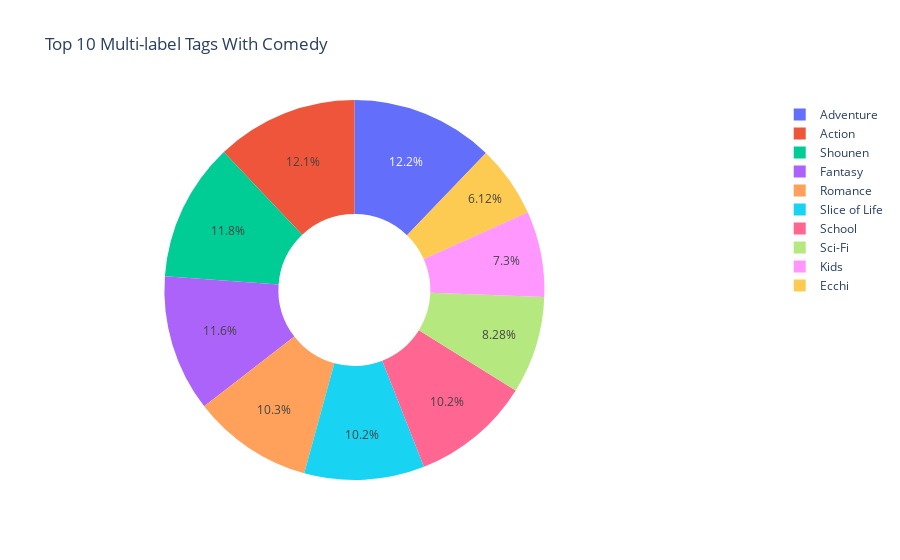

Notebook source saved alongside this figure:
### Code cell
genres_with_comedy_count = pd.Series(genres_with_comedy).value_counts().head(10)   

fig = {
  "data": [
    {
      "values": genres_with_comedy_count.tolist(),
      "labels": genres_with_comedy_count.index.tolist(),
      "domain": {"x": [0, .8]},
      "name": "Number Of Students Rates",
      "hoverinfo":"label+percent+name",
      "hole": .4,
      "type": "pie"
    },],
  "layout": {
        "title":"Top 10 Multi-label Tags With Comedy"
    }
}
iplot(fig)

### Figure 1 — Plotly figure (JSON) as saved in the notebook; plotly's stock layout.template omitted (floating-point values rounded to 4 significant figures)
{"data": [{"domain": {"x": [0, 0.8]}, "hole": 0.4, "hoverinfo": "label+percent+name", "labels": ["Adventure", "Action", "Shounen", "Fantasy", "Romance", "Slice of Life", "School", "Sci-Fi", "Kids", "Ecchi"], "name": "Number Of Students Rates", "type": "pie", "values": [994, 985, 963, 951, 838, 835, 831, 676, 596, 500]}], "layout": {"title": {"text": "Top 10 Multi-label Tags With Comedy"}}}
